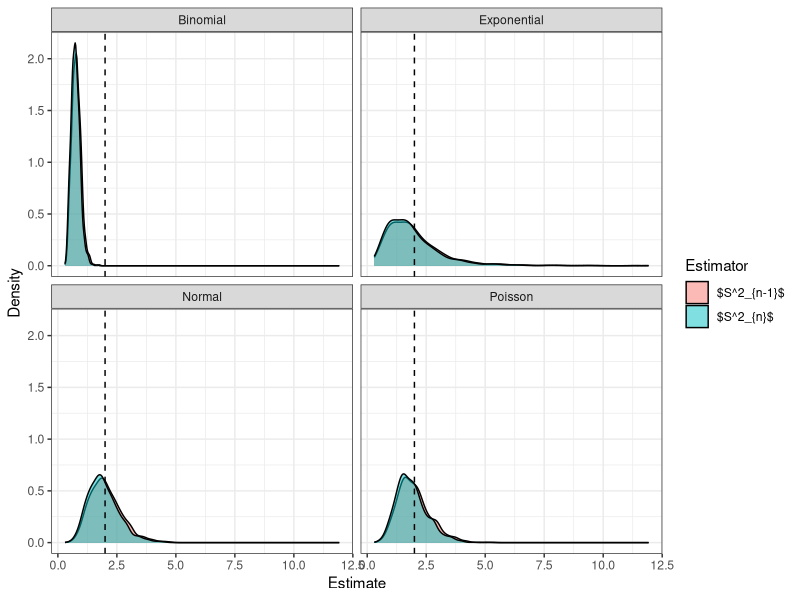

Write the R code that produced this figure.
## ---- chunk 1
#| echo: false

default_chunk_hook  <- knitr::knit_hooks$get("chunk")

latex_font_size <- c("Huge", "huge", "LARGE", "Large", 
                     "large", "normalsize", "small", 
                     "footnotesize", "scriptsize", "tiny")

knitr::knit_hooks$set(chunk = function(x, options) {
  x <- default_chunk_hook(x, options)
  if(options$size %in% latex_font_size) {
    paste0("\n \\", options$size, "\n\n", 
      x, 
      "\n\n \\normalsize"
    )
  } else {
    x
  }
})
## ---- chunk 2
#| label: load-packages
#| include: false
library(tidyverse)
library(patchwork)
## ---- chunk 3
set.seed(7272)
n = 20

# Poisson:

pois = c(0)
Sn1p = c(0) 
Sn0p = c(0)

  for(i in 1:1000){
    rand = rpois(n = n, lambda = 2)
    mean = mean(rand)
    Sn1p[i] = var(rand)
    Sn0p[i] = ((n-1)/n)*var(rand)
  }


# Binomial:

binom = c(0)
Sn1b = c(0)
Sn0b = c(0)
p = (5-sqrt(21))/10

  for(i in 1:1000){
    rand = rbinom(n = 50, size = n, prob = p)
    mean = mean(rand)
    Sn1b[i] = var(rand)
    Sn0b[i] = ((n-1)/n)*var(rand)
  }

# Normal:

normal = c(0)
Sn1n = c(0)
Sn0n = c(0)

  for(i in 1:1000){
    rand = rnorm(n = n, mean = 0, sd = sqrt(2))
    mean = mean(rand)
    Sn1n[i] = var(rand)
    Sn0n[i] = ((n-1)/n)*var(rand)
  }

# Exponential:

exp = c(0)
Sn1e = c(0)
Sn0e = c(0)
p = (5-sqrt(21))/10

  for(i in 1:1000){
    rand = rexp(n = n, rate = 1/sqrt(2))
    mean = mean(rand)
    Sn1e[i] = var(rand)
    Sn0e[i] = ((n-1)/n)*var(rand)
  }

## ---- chunk 4
# Create tibble: 

data = tibble(
  Sn1 = c(Sn1p, Sn1b, Sn1n, Sn1e),
  Sn0 = c(Sn0p, Sn0b, Sn0n, Sn0e),
  Distribution = rep(c("Poisson", "Binomial", "Normal", "Exponential"), each = 1000),
) |>
  pivot_longer(c(Sn1, Sn0), names_to = "Estimator", values_to = "Estimate") |>
  mutate(Estimator = case_when(
    Estimator == "Sn1" ~ "$S^2_{n-1}$" ,
    Estimator == "Sn0" ~ "$S^2_{n}$"
  ))
## ---- chunk 5
#| label: fig-estimators
#| fig-cap: Distributions of Variance Estimators
ggplot(data, aes(x = Estimate, fill = Estimator)) +
  geom_density(alpha = 0.5) +
  geom_vline(xintercept = 2, linetype = "dashed") +
  facet_wrap(~ Distribution, ncol = 2) +
  theme_bw() +
  labs(x = "Estimate", y = "Density", fill = "Estimator")
## ---- chunk 6
#| label: tbl-estimators
#| tbl-cap: Summary of Variance Estimators
data |> 
  group_by(Distribution, Estimator) |>
  summarize(
    Bias = mean(Estimate)-2,
    Precision = 1/var(Estimate),
    MSE = Bias^2 + var(Estimate)
  ) |>

knitr::kable(digits = 3)
